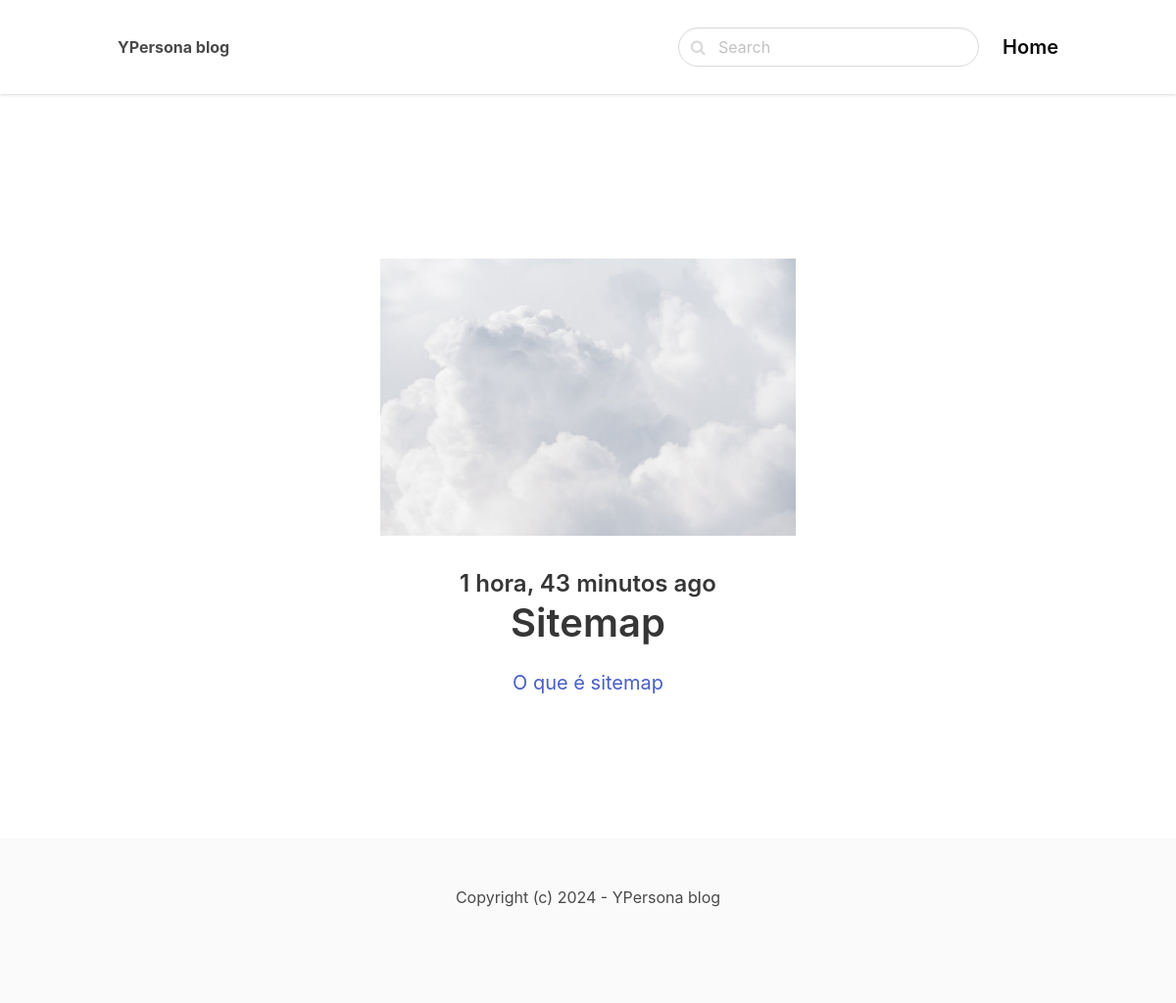
The page / on the database its author committed.
### blog/models.py (models this page shows, shortened)
class Post(models.Model):
    ACTIVE = 'active'
    DRAFT = 'draft'
    CHOICES_STATUS = (
        (ACTIVE, 'Active'),
        (DRAFT, 'Draft')
    )
    category = models.ForeignKey(Category, related_name='posts', on_delete=models.CASCADE)
    title = models.CharField(max_length=255)
    slug = models.SlugField()
    intro = models.TextField()
    body = models.TextField()
    created_at = models.DateTimeField(auto_now_add=True)
    status = models.CharField(max_length=10, choices=CHOICES_STATUS, default=ACTIVE)
    image = models.ImageField(upload_to='uploads/', blank=True, null=True) #blank=True it means that is not obrigated on the forms, and null equals True -> means that it can be null on database.
    class Meta:
        ordering = ('-created_at',) #the latest to be created will show first

### core/views.py (the view)
# urls.py: path('', frontpage, name='frontpage'),
def frontpage(request):
    posts = Post.objects.filter(status=Post.ACTIVE) #show only the active status
    return render(request, 'core/frontpage.html', {
        'posts':posts
    })

### core/templates/core/frontpage.html (shortened to what this page needs)
{% extends 'core/base.html' %}
{% block content %}
<section class="hero">
    <div class="hero-body">
        <div class="container">
            <section class="section">
                <div class="columns">
                    <div class="column is-8 is-offset-2">
                        {% for post in posts %}
                        <div class="content is-medium">
                            <a href="{% url 'post_detail' post.category.slug post.slug %}">
                                {% if post.image %}
                                <figure class="image mt-5">
                                    <img src="{{ post.image.url }}">
                                {% endif %}
                                <h2 class="subtitle is-4">{{ post.created_at|timesince }} ago</h2>
                                <h1 class="title">{{ post.title }}</h1>
                                <p>{{ post.intro }}</p>
                            </a>
                        </div>
                        {% endfor %}
                    </div>
                </div>
            </section>
        </div>
    </div>
</section>
{% endblock %}

### rows shown on the page
Post: image (picture), created_at "1 hora, 43 minutos", title "Sitemap", intro "O que é sitemap"
